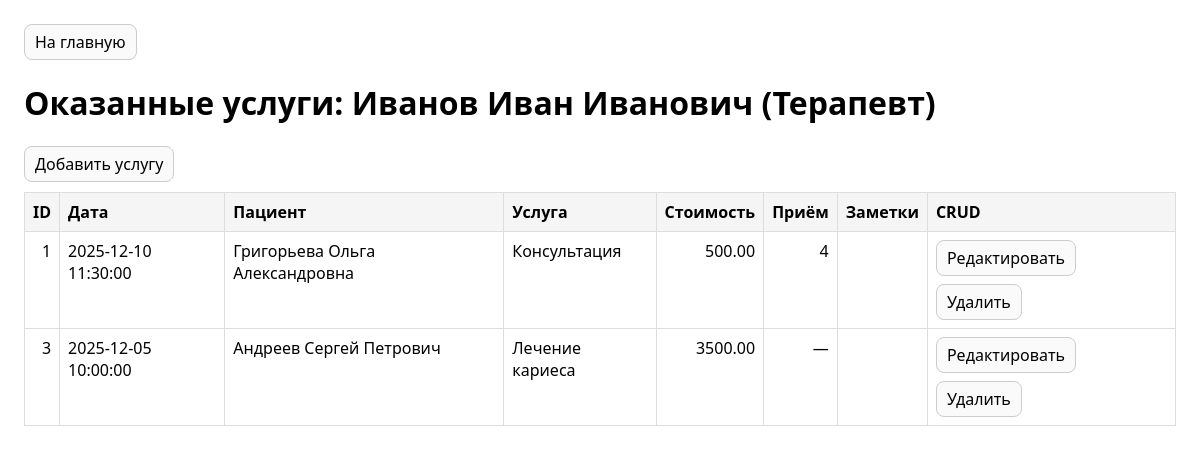
The app's page /doctor_procedures.php?doctor_id=1 with its own data.
### tables this page shows
CREATE TABLE employees (
    id                INTEGER PRIMARY KEY AUTOINCREMENT,
    surname            TEXT NOT NULL,
    name               TEXT NOT NULL,
    patronymic         TEXT,
    specialization_id  INTEGER NOT NULL,
    salary_percentage  REAL NOT NULL CHECK (salary_percentage > 0 AND salary_percentage <= 100),
    hire_date          DATE NOT NULL DEFAULT (date('now')),
    dismissal_date     DATE,
    status             TEXT NOT NULL DEFAULT 'работает' CHECK (status IN ('работает', 'уволен')),

    CHECK (
        (status = 'работает' AND dismissal_date IS NULL) OR
        (status = 'уволен'  AND dismissal_date IS NOT NULL)
    ),
    CHECK (dismissal_date IS NULL OR dismissal_date >= hire_date),

    FOREIGN KEY (specialization_id) REFERENCES specializations(id)
        ON UPDATE CASCADE
        ON DELETE RESTRICT
);

CREATE TABLE specializations (
    id   INTEGER PRIMARY KEY AUTOINCREMENT,
    name TEXT NOT NULL UNIQUE
);

CREATE TABLE procedures_completed (
    id              INTEGER PRIMARY KEY AUTOINCREMENT,
    appointment_id  INTEGER,
    employee_id     INTEGER NOT NULL,
    service_id      INTEGER NOT NULL,
    patient_id      INTEGER NOT NULL,
    completion_date DATETIME NOT NULL DEFAULT (datetime('now')),
    actual_price    REAL NOT NULL CHECK (actual_price >= 0),
    notes           TEXT,

    FOREIGN KEY (appointment_id) REFERENCES appointments(id) ON DELETE SET NULL ON UPDATE CASCADE,
    FOREIGN KEY (employee_id)    REFERENCES employees(id)    ON DELETE RESTRICT ON UPDATE CASCADE,
    FOREIGN KEY (service_id)     REFERENCES services(id)     ON DELETE RESTRICT ON UPDATE CASCADE,
    FOREIGN KEY (patient_id)     REFERENCES patients(id)     ON DELETE RESTRICT ON UPDATE CASCADE
);

CREATE TABLE services (
    id               INTEGER PRIMARY KEY AUTOINCREMENT,
    name             TEXT NOT NULL,
    category_id       INTEGER NOT NULL,
    duration_minutes  INTEGER NOT NULL CHECK (duration_minutes > 0),
    price             REAL NOT NULL CHECK (price > 0),
    UNIQUE (name, category_id),

    FOREIGN KEY (category_id) REFERENCES service_categories(id)
        ON UPDATE CASCADE
        ON DELETE RESTRICT
);

### src/helpers.php (called while the page is built, shortened)
<?php
function h(string $s): string
{
    return htmlspecialchars($s, ENT_QUOTES | ENT_SUBSTITUTE, 'UTF-8');
}
function get_int(array $src, string $key): ?int
{
    $v = (string)$src[$key];
    return (int)$v;
}
function build_full_name(array $row): string
{
    $pat = trim((string)($row['patronymic'] ?? ''));
    return trim($row['surname'] . ' ' . $row['name'] . ' ' . $pat);
}

### public/doctor_procedures.php (the view, shortened to what this page needs)
<?php
require __DIR__ . '/../src/helpers.php';
$pdo = db();
$doctorId = get_int($_GET, 'doctor_id');
$docSt = $pdo->prepare("
    SELECT e.id, e.surname, e.name, e.patronymic, sp.name AS specialization_name
    FROM employees e
    JOIN specializations sp ON sp.id = e.specialization_id
    WHERE e.id = :id
");
$docSt->execute([':id' => $doctorId]);
$doctor = $docSt->fetch();
$st = $pdo->prepare("
    SELECT pc.id, pc.completion_date, pc.actual_price, pc.notes, pc.appointment_id,
           s.name AS service_name,
           p.surname || ' ' || p.name ||
              CASE WHEN p.patronymic IS NULL OR p.patronymic = '' THEN '' ELSE ' ' || p.patronymic END AS patient_full_name
    FROM procedures_completed pc
    JOIN services  s ON s.id = pc.service_id
    JOIN patients  p ON p.id = pc.patient_id
    WHERE pc.employee_id = :doctor_id
    ORDER BY pc.completion_date DESC
");
$st->execute([':doctor_id' => $doctorId]);
$rows = $st->fetchAll();
require __DIR__ . '/../src/layout/header.php';
?>
<h1>Оказанные услуги: <?= h(build_full_name($doctor)) ?> (<?= h((string)$doctor['specialization_name']) ?>)</h1>
<div class="row" style="margin: 10px 0">
    <a class="btn" href="procedure_form.php?doctor_id=<?= (int)$doctorId ?>">Добавить услугу</a>
</div>
<?php if (!$rows): ?>
    <p class="muted">Записей нет.</p>
<?php else: ?>
<table>
    <thead>
    <tr>
        <th class="right">ID</th>
        <th>Дата</th>
        <th>Пациент</th>
        <th>Услуга</th>
        <th class="right">Стоимость</th>
        <th class="right">Приём</th>
        <th>Заметки</th>
        <th>CRUD</th>
    </tr>
    </thead>
    <tbody>
    <?php foreach ($rows as $r): ?>
        <tr>
            <td class="right"><?= (int)$r['id'] ?></td>
            <td><?= h((string)$r['completion_date']) ?></td>
            <td><?= h((string)$r['patient_full_name']) ?></td>
            <td><?= h((string)$r['service_name']) ?></td>
            <td class="right"><?= number_format((float)$r['actual_price'], 2, '.', '') ?></td>
            <td class="right"><?= $r['appointment_id'] === null ? '—' : (int)$r['appointment_id'] ?></td>
            <td><?= h((string)($r['notes'] ?? '')) ?></td>
            <td>
                <div class="row">
                    <a class="btn" href="procedure_form.php?doctor_id=<?= (int)$doctorId ?>&id=<?= (int)$r['id'] ?>">Редактировать</a>
                    <a class="btn" href="procedure_delete.php?doctor_id=<?= (int)$doctorId ?>&id=<?= (int)$r['id'] ?>">Удалить</a>
                </div>
            </td>
        </tr>
    <?php endforeach; ?>
    </tbody>
</table>
<?php endif; ?>
<?php require __DIR__ . '/../src/layout/footer.php'; ?>

### src/layout/header.php (style rules this page uses)
body { font-family: system-ui, -apple-system, Segoe UI, Roboto, Arial, sans-serif; margin: 24px; }
table { border-collapse: collapse; width: 100%; }
th, td { border: 1px solid #ddd; padding: 8px; vertical-align: top; }
th { background: #f5f5f5; text-align: left; }
.right { text-align: right; }
.btn { display:inline-block; padding:6px 10px; border:1px solid #ccc; border-radius:8px; text-decoration:none; color:#000; background:#fafafa; }
.row { display:flex; gap:8px; flex-wrap:wrap; }

### records on screen
employees: build_full_name($doctor) "Иванов Иван Иванович", specialization.name "Терапевт"
procedures_completed: id "1", completion_date "2025-12-10 11:30:00", patient_full_name "Григорьева Ольга Александровна", service.name "Консультация", actual_price "500.00", appointment "4"
procedures_completed: id "3", completion_date "2025-12-05 10:00:00", patient_full_name "Андреев Сергей Петрович", service.name "Лечение кариеса", actual_price "3500.00"
